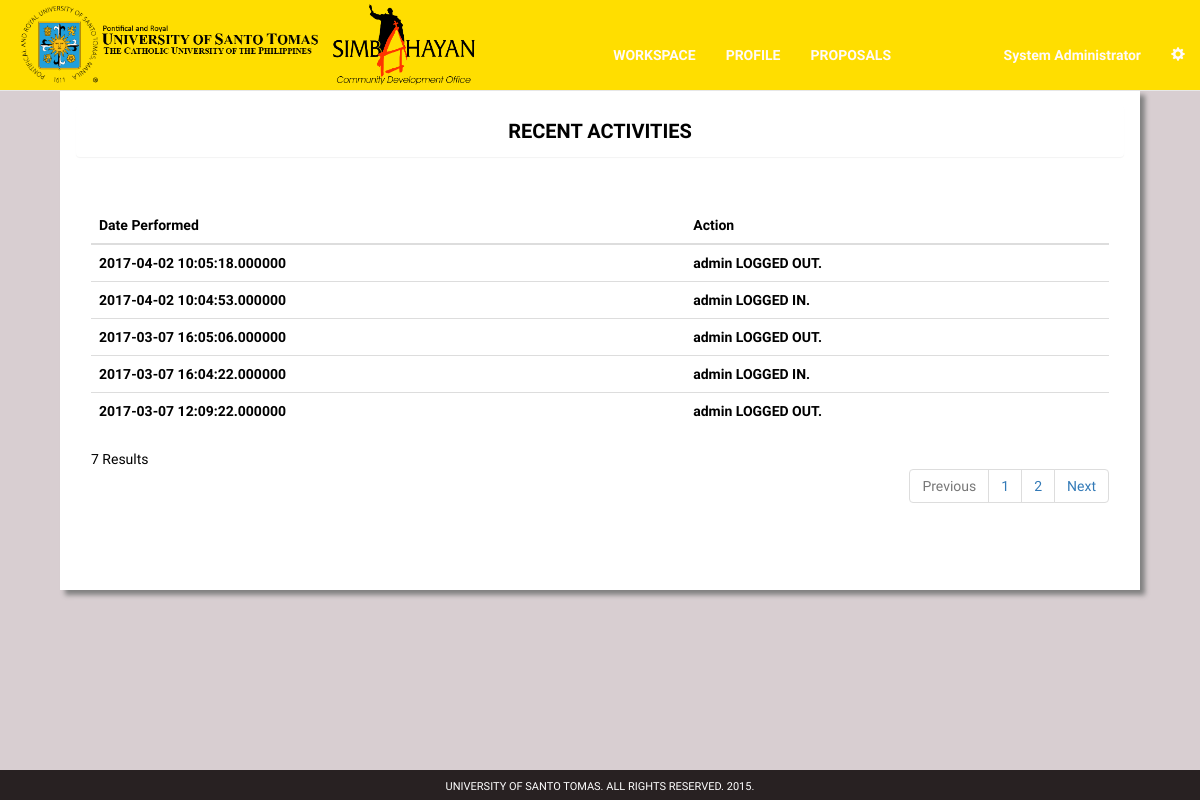
Screenshot of /org-log.php (signed in) with the database file from the repository.
### tables this page shows
CREATE TABLE `audit_trail` (
  `audit_id` int(11) NOT NULL,
  `user_id` int(11) NOT NULL,
  `action` varchar(250) NOT NULL,
  `datetime` timestamp(6) NOT NULL DEFAULT CURRENT_TIMESTAMP(6) ON UPDATE CURRENT_TIMESTAMP(6)
);

### org-log.php (the view, shortened to what this page needs)
<?php
include "mysql_connect.php";
?>
<!DOCTYPE html>
<html lang="en">
<head>
    <link href="css/bootstrap.min.css" rel="stylesheet">
</head>
	<body style = "background-color: #d8ced1; font-family: 'RobotoDraft'; height: 100%; color: #222; font-size: 14px; padding-top: 5%; padding-bottom: 5%;">
  <div class = "wrapper">
<nav class="navbar navbar-default navbar-fixed-top">
<div class="container-fluid">
<div class="navbar-header">
<a href="org.php"><img src= "images/ust_logo1.png" style = "height: 90px;"></a>
<a href="org.php"><img src= "images/simba_logo.png" style = "height: 90px;"></a>
</div>
<div class="collapse navbar-collapse" id="bs-example-navbar-collapse-1">
  <ul class="nav navbar-nav" style = "margin-left: 120px; margin-top: 30px;">
    <li class="active"><a href="org.php"><b>WORKSPACE</b><span class="sr-only">(current)</span></a></li>
    <li><a href="org-profile.php"><b>PROFILE</b></a></li>
    <li><a href="org-listproposal.php?page=1"><b>PROPOSALS</b></a></li>
  </ul>
  <ul class="nav navbar-nav navbar-right" style = "margin-top: 30px;">
    <li><a href="org-profile.php"><b><?php echo $_SESSION['name'];?></b></a></li>
    <li class="dropdown">
      <a href="#" class="dropdown-toggle" data-toggle="dropdown" role="button" aria-haspopup="true" aria-expanded="false"><span class="glyphicon glyphicon-cog" aria-hidden="true"></span></a>
    </li>
  </ul>
</div>
</div>
</nav>
    <div class = "container">
               <div class = "col-md-12" style = "div-align: center; margin-top: 30px;">
            <div class = "col-md-12">
                <div class = "panel panel-body" style = "width: 100%; border-radius: 0;height: 500px; color: #000; background-color: #fff; box-shadow: 5px 5px 5px grey;">
                  <div class = "panel panel-heading" style = "font-size: 20px; color: #000; font-weight: bold;"><center>RECENT ACTIVITIES</center></div>
                  <div class = "col-md-12" style = "margin-top: 30px; font-size: 14px; height: 350px; overflow-y: scroll;">
                  <table class = "table table-hover">
                      <thead>
                          <th>Date Performed</th>
                          <th>Action</th>
                      </thead>
                    <tbody>
                    <?php
                    $tableName="audit_trail";
$limit = 5;
$id = $_SESSION['user_id'];
$query = "SELECT * FROM $tableName WHERE user_id = $id";
$result = mysqli_query($link,$query);
$total_pages = mysqli_num_rows($result);
$stages = 3;
$page = mysql_escape_string($_GET['page']);
if($page){
$start = ($page - 1) * $limit;
}else{
$start = 0;
}
					$sql="SELECT * FROM audit_trail WHERE user_id = $id ORDER BY datetime DESC LIMIT $start, $limit ";
					$result = mysqli_query($link, $sql);
					while($row = mysqli_fetch_array($result)) {
					echo "<tr>";
					echo "<th>" . $row['datetime'] . "</th>";
					echo "<th>" . $row['action'] . "</th>";
					echo "</tr>";
					}
		?>
                  </tbody>
				  </table>
                            <?php
$prev = $page - 1;
$next = $page + 1;
$lastpage = ceil($total_pages/$limit);
$paginate = '';
if($lastpage > 1)
{
$paginate .= "<ul class='pagination' style = 'float: right;'>";
if ($page > 1){
$paginate.= "<li><a href='org-log.php?page=$prev'>Previous</a></li>";
}else{
$paginate.= "<li class='disabled'><a href = ''>Previous</a></li>"; }
if ($lastpage < 7 + ($stages * 2))
{
for ($counter = 1; $counter <= $lastpage; $counter++)
{
if ($counter == $page){
$paginate.= "<li class='active'><a href = ''>$counter</a></li>";
}else{
$paginate.= "<li><a href='org-log.php?page=$counter'>$counter</a></li>";}
}
}
if ($page < $counter - 1){
$paginate.= "<li><a href='org-log.php?page=$next'>Next</a></li>";
}else{
$paginate.= "<li class='disabled'><a href = ''>Next</a></li>";
}
$paginate.= "</ul>";
}
echo $total_pages.' Results';
echo $paginate;
?>
                  </div>
                </div>
                </div>
     </div>
</div>
<footer style = "position:fixed; bottom:0px; height:30px; width:100%; padding-top:9px; background-color:#282122; color: #fff; text-align: center; font-size: 11px;">UNIVERSITY OF SANTO TOMAS. ALL RIGHTS RESERVED. 2015.</footer>
</div>
</body>
	</html>

### rows the page displays
audit_trail: datetime "2017-04-02 10:05:18.000000", action "admin LOGGED OUT."
audit_trail: datetime "2017-04-02 10:04:53.000000", action "admin LOGGED IN."
audit_trail: datetime "2017-03-07 16:05:06.000000", action "admin LOGGED OUT."
audit_trail: datetime "2017-03-07 16:04:22.000000", action "admin LOGGED IN."
audit_trail: datetime "2017-03-07 12:09:22.000000", action "admin LOGGED OUT."

### other values shown
$_SESSION['name'] "System Administrator"
$total_pages "7"
